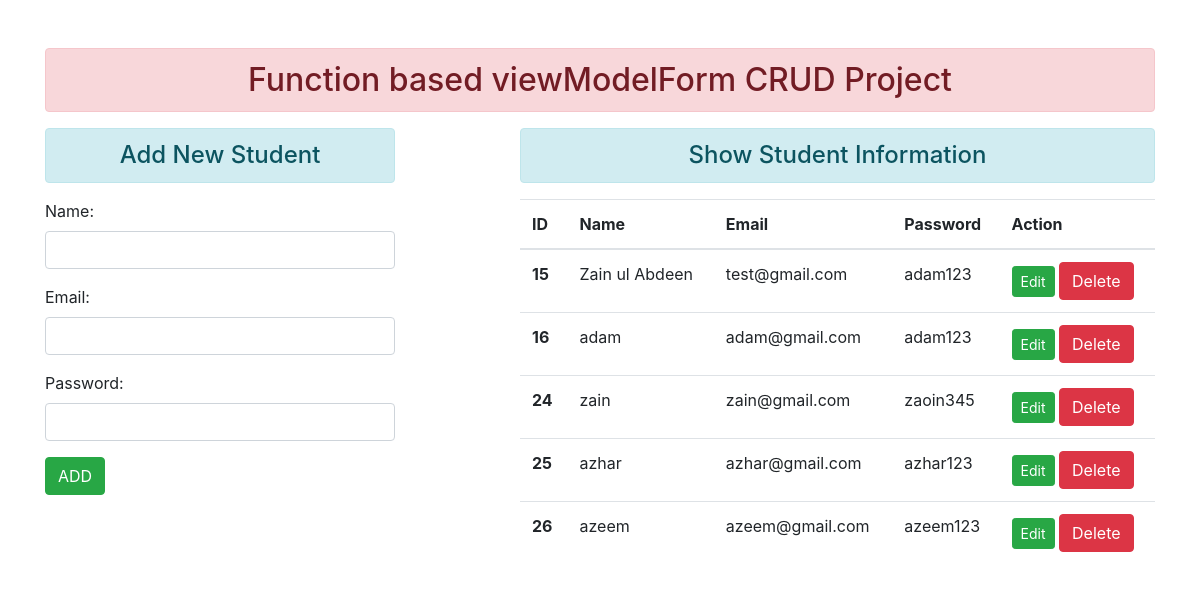
The page / on the database its author committed.
### enroll/models.py (models this page shows, shortened)
class User(models.Model):
    name = models.CharField(max_length=70)
    email = models.EmailField(max_length=100)
    password = models.CharField(max_length=70)

### enroll/views.py (the view)
# urls.py: path('' , views.add_show, name ="addandshow"),
def add_show(request):
    if request.method == 'POST':
        fm = StudentRegistration(request.POST)
        if fm.is_valid():
            fm.save()
        fm = StudentRegistration()
    else:
     fm = StudentRegistration()
    stud = User.objects.all()
    return render(request, 'enroll/addandshow.html', {'form': fm ,'stu': stud})

### enroll/forms.py
class StudentRegistration(forms.ModelForm):
    class Meta:
        model = User
        fields = ['name' , 'email' , 'password']
        widgets = {
           'name' : forms.TextInput(attrs ={'class':'form-control'}),
           'email' : forms.EmailInput(attrs ={'class':'form-control'}),
           'password' : forms.PasswordInput(render_value=True , attrs ={'class':'form-control'}),
        }

### enroll/templates/enroll/addandshow.html (shortened to what this page needs)
{% extends 'enroll/base.html' %}
{% block content %}
<div class = "row">
<div class = "col-sm-4">
    <h4 class= "text-center alert alert-info">Add New Student</h4>
    <form action ="" method = "POST">
    {{form.as_p}}
    <input type ="submit" class = "btn btn-success" value = "ADD">
    </form>
</div>
<div class = "col-sm-7 offset-1 ">
<h4 class= "text-center alert alert-info"> Show Student Information</h4>
{% if stu %}
<table class="table table-hover">
    <thead>
      <tr>
        <th scope="col">ID</th>
        <th scope="col">Name</th>
        <th scope="col">Email</th>
        <th scope="col">Password</th>
        <th scope="col">Action</th>
      </tr>
    </thead>
    <tbody>
        {% for st in stu %}
      <tr>
        <th scope="row">{{st.id}}</th>
        <td>{{st.name}}</td>
        <td>{{st.email}}</td>
        <td>{{st.password}}</td>
        <td>
            <a href = "{% url 'updatedata' st.id %}" class ="btn btn-success btn-sm">Edit</a>
            <form action = "{% url 'deletedata' st.id %}"
            method="post" class = "d-inline"> {% csrf_token %}
            <input type = "submit" class = "btn btn-danger" value ="Delete">
        </form>
        </td>
      </tr>
      {% endfor %}
    </tbody>
  </table>
{% endif %}
</div>
</div>
{% endblock content %}

### enroll/migrations/templates/enroll/base.html (shortened to what this page needs)
<!doctype html>
<html lang="en">
  <head>
    <link rel="stylesheet" href="https://cdn.jsdelivr.net/npm/bootstrap@4.0.0/dist/css/bootstrap.min.css">
  </head>
  <body>
    <div class = "container mt-5">
      <h2 class = "text-center alert alert-danger">Function based viewModelForm CRUD Project</h2>
    {% block content %}
    {% endblock content %}
    </div>
  </body>
</html>

### rows shown on the page
User: id "15", name "Zain ul Abdeen", email "test@gmail.com", password "adam123"
User: id "16", name "adam", email "adam@gmail.com", password "adam123"
User: id "24", name "zain", email "zain@gmail.com", password "zaoin345"
User: id "25", name "azhar", email "azhar@gmail.com", password "azhar123"
User: id "26", name "azeem", email "azeem@gmail.com", password "azeem123"
